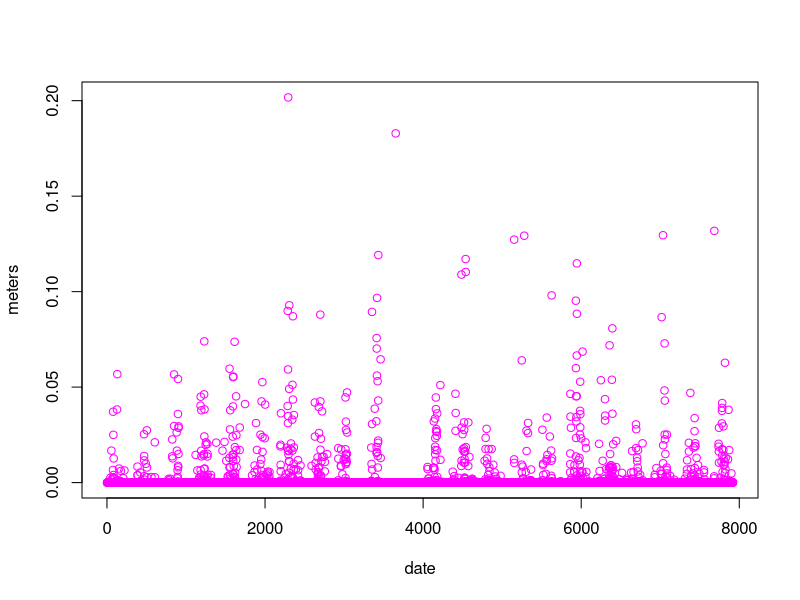
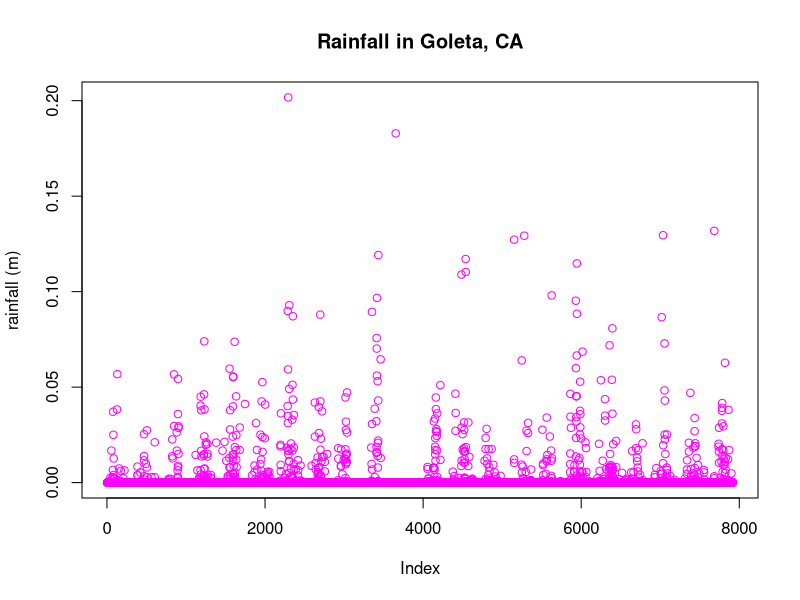

R code for these plots, in order:


pcp= read.table("pcp.txt", header=T)
pcp
plot(pcp$meters,xlab="date", ylab="meters",col="magenta")


plot(pcp$meters,ylab="rainfall (m)", main="Rainfall in Goleta, CA", col="magenta")

